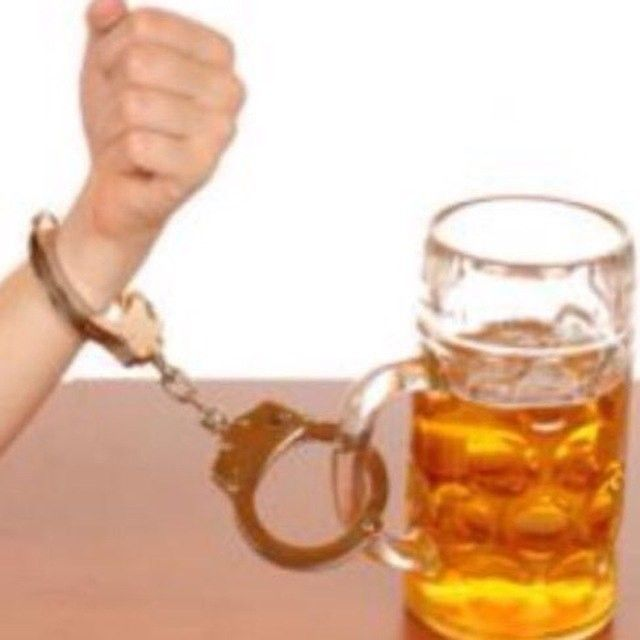
#> input picture Lab_1/sar_1_gray.jpg, 640 x 640 px
$ jupyter execute Lab_1.ipynb
#> lines starting #> are read from the running program, lines starting #| are printed output that depends on the picture; after the words box and inside, x2 and y2 are one past the last pixel; in counts of white or black regions, pixels touching at a corner belong together; long printed decimals are rounded
[cell 1]
import numpy as np
import cv2
import matplotlib.pyplot as plt
import os
from skimage.metrics import peak_signal_noise_ratio
from skimage.metrics import structural_similarity
from sklearn.metrics import mean_squared_error

[cell 2]
img = cv2.imread('sar_1_gray.jpg', cv2.IMREAD_GRAYSCALE)
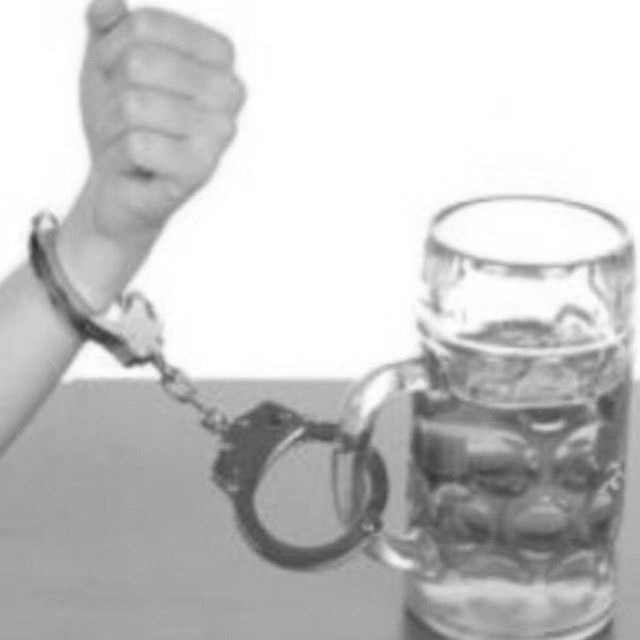
#> img: shape (640, 640); min 47, max 255, mean 198.7
plt.imshow(img, cmap='gray')

[cell 3]
img.shape # h,w,c
#> Out = (640, 640)

[cell 4]
# 2. Гистограмма
hist = cv2.calcHist([img], [0], None, [256], [0, 256])
#> hist = 256 values, max 116252 at index 255, min 0 at index 0, mean 1600

# 1) Обычная гистограмма
plt.figure(figsize=(15,4))
plt.subplot(1,3,1)
plt.plot(hist, color='black')
plt.title("Гистограмма яркости")
plt.xlabel("Значение яркости (0–255)")
plt.ylabel("Количество пикселей")

# 2) Кумулятивная гистограмма
hist_cum = hist.cumsum()
#> hist_cum = 256 values from 0 to 409600
plt.subplot(1,3,2)
plt.plot(hist_cum, color='blue')
plt.title("Кумулятивная гистограмма")
plt.xlabel("Значение яркости (0–255)")
plt.ylabel("Количество всех пикселей ≤ N")

# 3) Нормированная гистограмма
hist_norm = hist / hist.sum()
#> hist_norm = 256 values, max 0.284 at index 255, min 0 at index 0, mean 0.00391
plt.subplot(1,3,3)
plt.plot(hist_norm, color='red')
plt.title("Нормированная гистограмма")
plt.xlabel("Значение яркости (0–255)")
plt.ylabel("Вероятность пикселя")
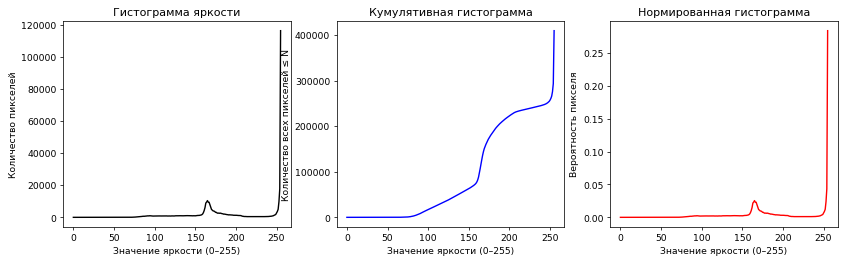
#> figure drawn by matplotlib, 3 panels; panel 1: curve peaks at x = 255, y = 116252; panel 2: curve peaks at x = 255, y = 409600; panel 3: curve peaks at x = 255, y = 0.284

[cell 5]
# 3. Гамма-коррекция
def gamma_correction(image, gamma):
    img_norm = image / 255.0
    corrected = np.power(img_norm, gamma) * 255
    return corrected.astype(np.uint8)

gamma_low = gamma_correction(img, 0.5)
#> in gamma_correction, `corrected = np.power(img_norm, gamma) * 255`:
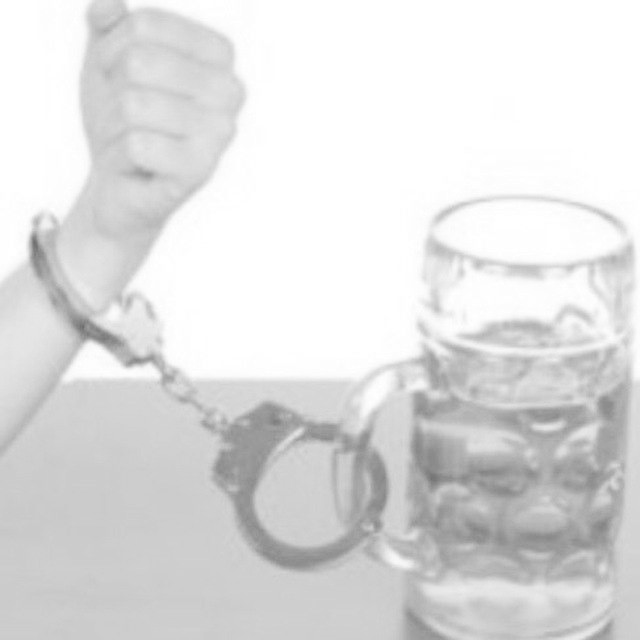
#> corrected: shape (640, 640) float64; min 109.5, max 255, mean 223
gamma_high = gamma_correction(img, 1.5)
#> call 2 of gamma_correction, with gamma = 1.5
#> in gamma_correction (call 2), `corrected = np.power(img_norm, gamma) * 255`:
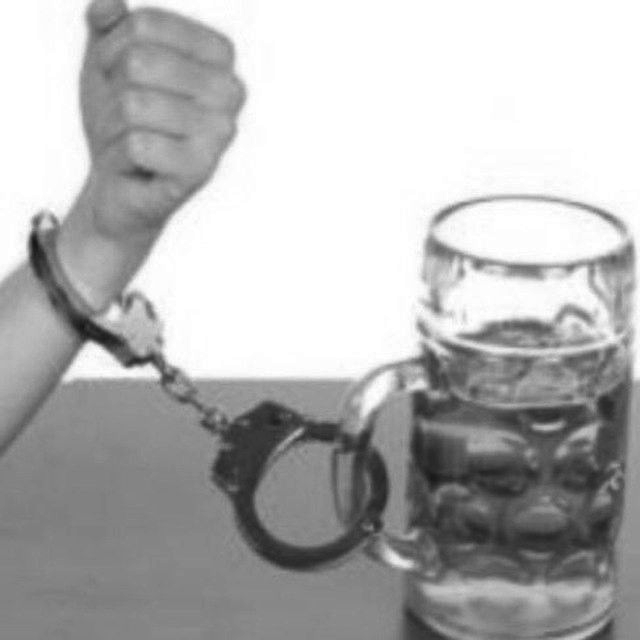
#> corrected: shape (640, 640) float64; min 20.18, max 255, mean 180

plt.figure(figsize=(12,4))
plt.subplot(1,3,1), plt.imshow(img, cmap='gray'), plt.title("Исходное")
plt.subplot(1,3,2), plt.imshow(gamma_low, cmap='gray'), plt.title("Gamma 0.5 (<1)")
plt.subplot(1,3,3), plt.imshow(gamma_high, cmap='gray'), plt.title("Gamma 1.5 (>1)")

[cell 6]
# 4. Статистическая коррекция
def statistical_correction(src, ref):
    mean_src, std_src = cv2.meanStdDev(src)
    mean_ref, std_ref = cv2.meanStdDev(ref)
    corrected = (src - mean_src[0][0]) / (std_src[0][0] + 1e-8)
    corrected = corrected * std_ref[0][0] + mean_ref[0][0]
    corrected = np.clip(corrected, 0, 255).astype(np.uint8)
    return corrected

eq_gray = cv2.equalizeHist(img)
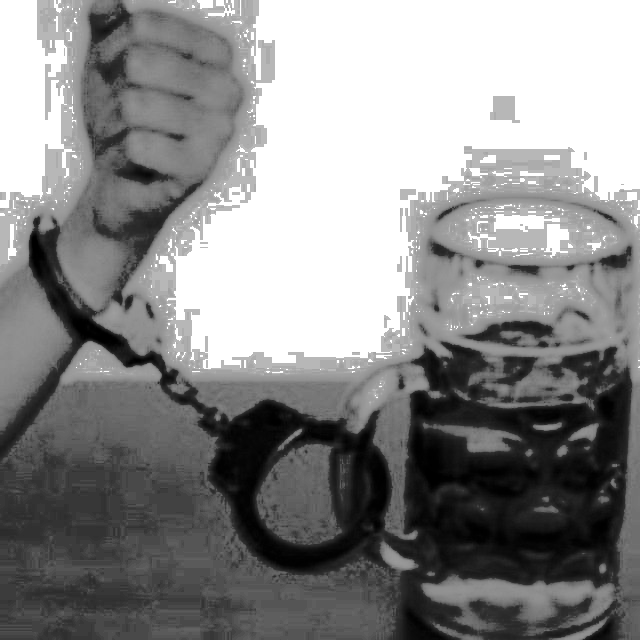
#> eq_gray: shape (640, 640); min 0, max 255, mean 138.9
stat_corr = statistical_correction(img, eq_gray)
#> in statistical_correction, `mean_src, std_src = cv2.meanStdDev(src)`: mean_src = [198.7]; std_src = [51.87]
#> in statistical_correction, `mean_ref, std_ref = cv2.meanStdDev(ref)`: mean_ref = [138.9]; std_ref = [85.91]
#> in statistical_correction, `corrected = np.clip(corrected, 0, 255).astype(np.uint8)`:
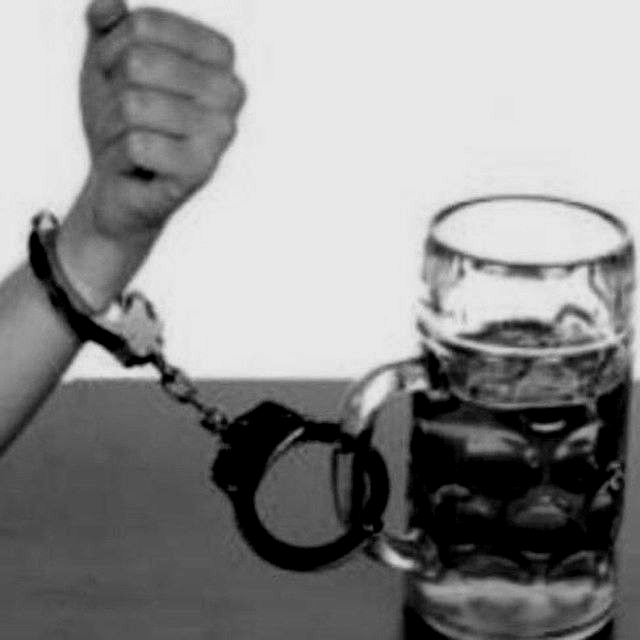
#> corrected: shape (640, 640); min 0, max 232, mean 140.6

plt.figure(figsize=(12,4))
plt.subplot(1,3,1), plt.imshow(img, cmap='gray'), plt.title("Исходное")
plt.subplot(1,3,2), plt.imshow(eq_gray, cmap='gray'), plt.title("Эталон (eq_gray)")
plt.subplot(1,3,3), plt.imshow(stat_corr, cmap='gray'), plt.title("Статистическая коррекция")
plt.show()

[cell 7]
# 5. Метрики качества
mse_stat = mean_squared_error(eq_gray, stat_corr)
#> mse_stat = 629.8
ssim_stat = structural_similarity(eq_gray, stat_corr)
#> ssim_stat = 0.772
print("Stat Correction: MSE =", mse_stat, "SSIM =", ssim_stat)
#| Stat Correction: MSE = 629.814 SSIM = 0.7717

mse_low = mean_squared_error(img, gamma_low)
#> mse_low = 1020.9
ssim_low = structural_similarity(img, gamma_low)
#> ssim_low = 0.956
print("Gamma <1: MSE =", mse_low, "SSIM =", ssim_low)
#| Gamma <1: MSE = 1020.891 SSIM = 0.956

mse_high = mean_squared_error(img, gamma_high)
#> mse_high = 612
ssim_high = structural_similarity(img, gamma_high)
#> ssim_high = 0.972
print("Gamma >1: MSE =", mse_high, "SSIM =", ssim_high)
#| Gamma >1: MSE = 612.000 SSIM = 0.9723

[cell 8]
_, t1 = cv2.threshold(img, 127, 255, cv2.THRESH_BINARY)
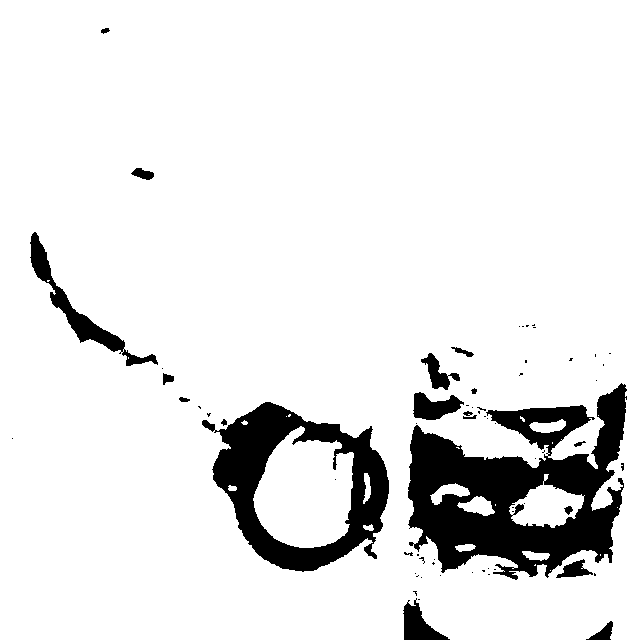
#> t1: shape (640, 640); 90.2% white; 67 black regions (47 under 20 px), largest, box (x1, y1, x2, y2) and area: (408, 383, 627, 580) 22015, (202, 402, 389, 572) 12119, (30, 232, 158, 366) 2347
_, t2 = cv2.threshold(img, 127, 255, cv2.THRESH_BINARY_INV)
_, t3 = cv2.threshold(img, 127, 255, cv2.THRESH_TRUNC)
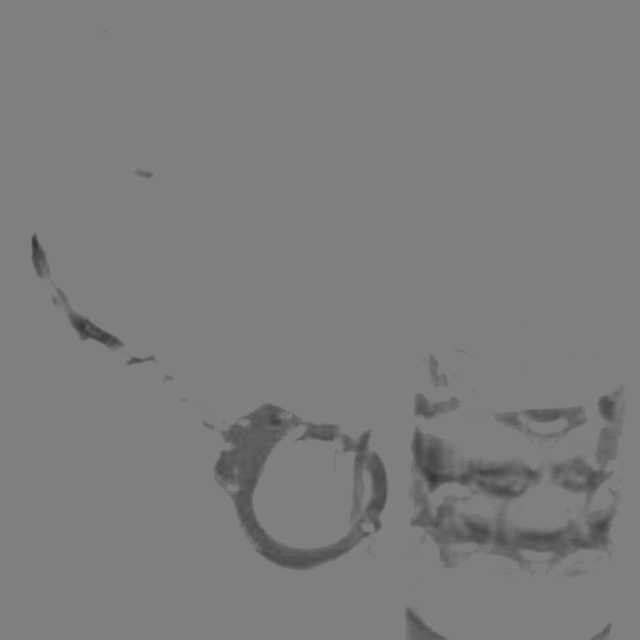
#> t3: shape (640, 640); min 47, max 127, mean 124.7
_, t4 = cv2.threshold(img, 127, 255, cv2.THRESH_TOZERO)
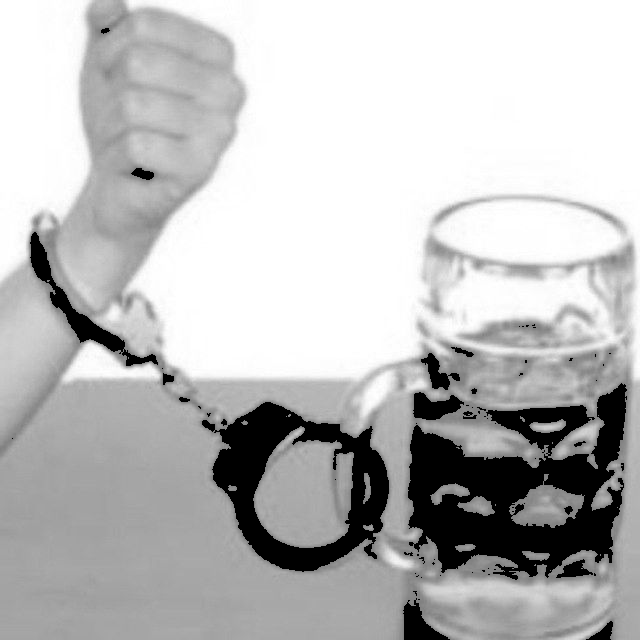
#> t4: shape (640, 640); min 0, max 255, mean 188.5
_, t5 = cv2.threshold(img, 127, 255, cv2.THRESH_TOZERO_INV)
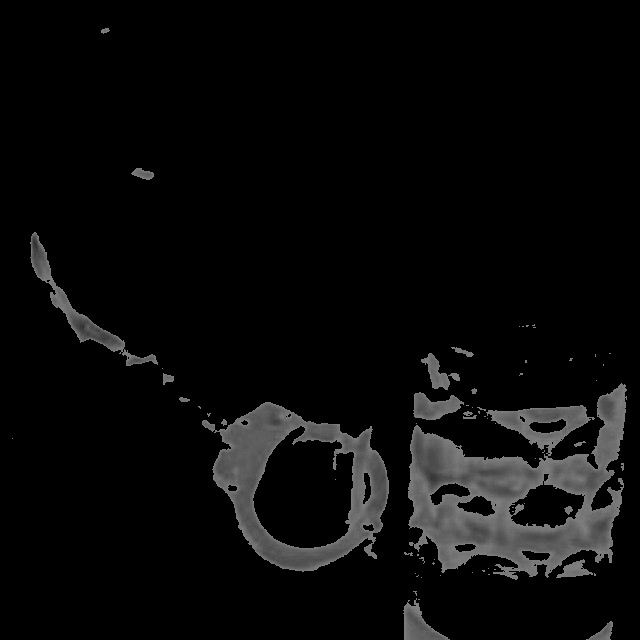
#> t5: shape (640, 640); min 0, max 127, mean 10.2

plt.figure(figsize=(12,6))
plt.subplot(2,3,1), plt.imshow(t1, cmap='gray'), plt.title("THRESH_BINARY")
plt.subplot(2,3,2), plt.imshow(t2, cmap='gray'), plt.title("THRESH_BINARY_INV")
plt.subplot(2,3,3), plt.imshow(t3, cmap='gray'), plt.title("THRESH_TRUNC")
plt.subplot(2,3,4), plt.imshow(t4, cmap='gray'), plt.title("THRESH_TOZERO")
plt.subplot(2,3,5), plt.imshow(t5, cmap='gray'), plt.title("THRESH_TOZERO_INV")
